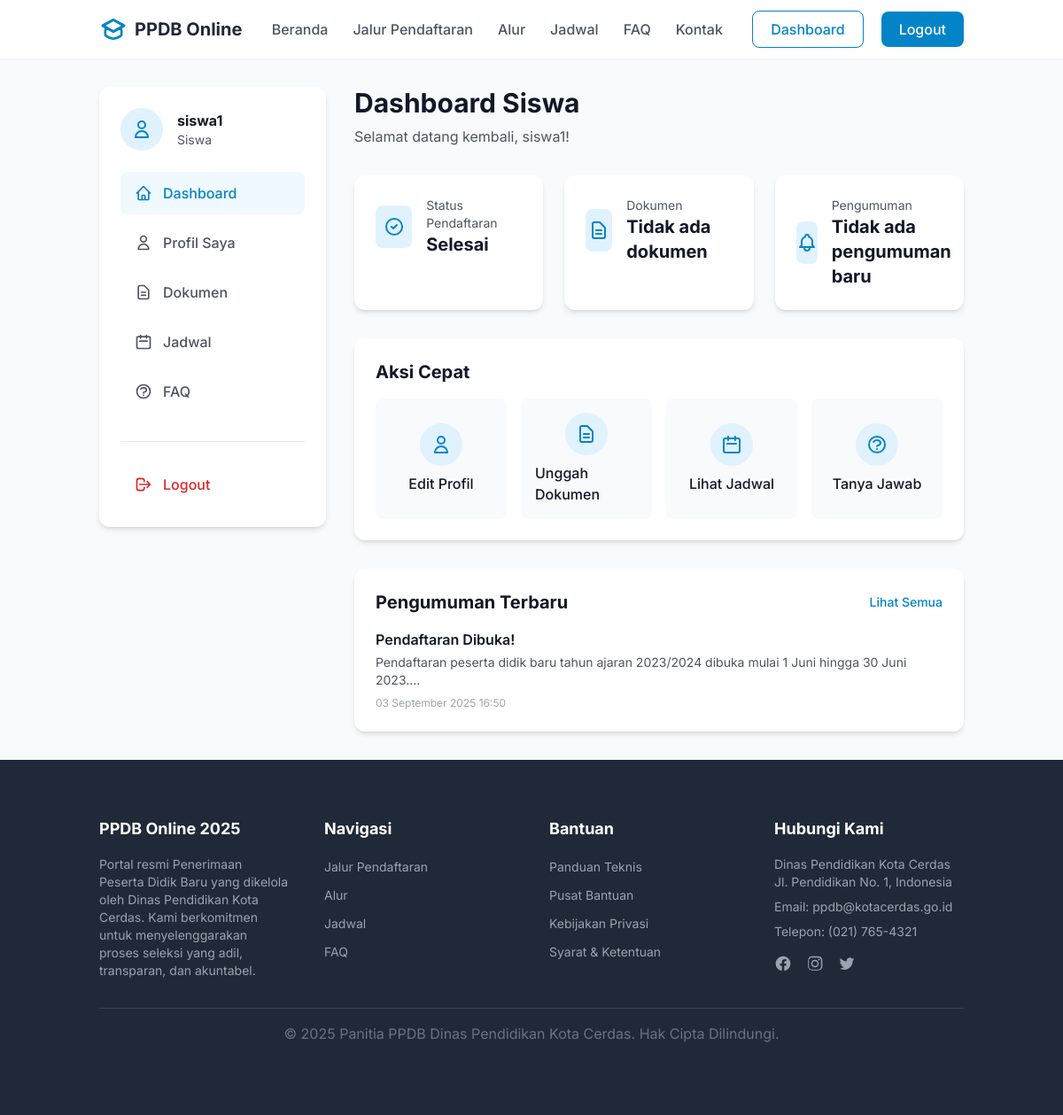
The app's page /dashboard_siswa.php (signed in) with its own data.
### tables this page shows
CREATE TABLE users (
    id INT AUTO_INCREMENT PRIMARY KEY,
    username VARCHAR(50) NOT NULL UNIQUE,
    password VARCHAR(255) NOT NULL,
    role ENUM('siswa', 'admin') NOT NULL,
    created_at TIMESTAMP DEFAULT CURRENT_TIMESTAMP
);

CREATE TABLE pengumuman (
    id INT AUTO_INCREMENT PRIMARY KEY,
    judul VARCHAR(100) NOT NULL,
    isi TEXT NOT NULL,
    tanggal TIMESTAMP DEFAULT CURRENT_TIMESTAMP
);

### lib/functions.php (called while the page is built, shortened)
<?php
function getUserData($user_id) {
    global $conn;
    $stmt = $conn->prepare("SELECT id, username, role FROM users WHERE id = ?");
    $stmt->bind_param("i", $user_id);
    $stmt->execute();
    $result = $stmt->get_result();
    if ($row = $result->fetch_assoc()) {
        return $row;
    }
    return false;
}
function getStudentStatistics($user_id) {
    global $conn;
    $stmt = $conn->prepare("SELECT COUNT(*) as count FROM calon_siswa WHERE user_id = ?");
    $stmt->bind_param("i", $user_id);
    $stmt->execute();
    $result = $stmt->get_result();
    $registration = $result->fetch_assoc();
    $stmt = $conn->prepare("SELECT COUNT(*) as total, SUM(CASE WHEN status_verifikasi = 'approved' THEN 1 ELSE 0 END) as approved FROM dokumen_siswa ds JOIN calon_siswa cs ON ds.calon_siswa_id = cs.id WHERE cs.user_id = ?");
    $stmt->bind_param("i", $user_id);
    $stmt->execute();
    $documents = $stmt->get_result()->fetch_assoc();
    return [
        'registration_status' => $registration['count'] > 0 ? 'Selesai' : 'Belum Selesai',
        'documents_status' => $documents['total'] > 0 ? $documents['approved'] . '/' . $documents['total'] . ' disetujui' : 'Tidak ada dokumen',
        'announcement_status' => 'Tidak ada pengumuman baru'
    ];
}
function getAnnouncements($limit = 5) {
    global $conn;
    $stmt = $conn->prepare("SELECT * FROM pengumuman ORDER BY tanggal DESC LIMIT ?");
    $stmt->bind_param("i", $limit);
    $stmt->execute();
    $result = $stmt->get_result();
    $announcements = [];
    while ($row = $result->fetch_assoc()) {
        $announcements[] = $row;
    }
    return $announcements;
}
?>

### dashboard_siswa.php (the view, shortened to what this page needs)
<?php
require_once 'config/database.php';
require_once 'lib/functions.php';
$user_id = $_SESSION['user_id'];
$user_data = getUserData($user_id);
$statistics = getStudentStatistics($user_id);
$announcements = getAnnouncements(5);
?>
<!DOCTYPE html>
<html lang="id" class="scroll-smooth">
<head>
    <script src="https://cdn.tailwindcss.com"></script>
</head>
<body class="bg-gray-50 text-gray-800">
    <?php include 'templates/partials/header_tailwind.php'; ?>
    <div class="container mx-auto px-6 py-8 flex flex-col md:flex-row gap-8">
        <aside class="w-full md:w-64 flex-shrink-0">
            <div class="bg-white rounded-xl shadow-md p-6 sticky top-24">
                <div class="flex items-center space-x-4 mb-6">
                    <div class="bg-sky-100 text-sky-600 rounded-full h-12 w-12 flex items-center justify-center">
                        <svg xmlns="http://www.w3.org/2000/svg" class="h-6 w-6" fill="none" viewBox="0 0 24 24" stroke="currentColor">
                            <path stroke-linecap="round" stroke-linejoin="round" stroke-width="2" d="M16 7a4 4 0 11-8 0 4 4 0 018 0zM12 14a7 7 0 00-7 7h14a7 7 0 00-7-7z" />
                        </svg>
                    </div>
                    <div>
                        <h3 class="font-bold text-gray-900"><?php echo htmlspecialchars($user_data['username']); ?></h3>
                        <p class="text-sm text-gray-600">Siswa</p>
                    </div>
                </div>
                <nav class="space-y-2">
                    <a href="dashboard_siswa.php" class="flex items-center space-x-3 bg-sky-50 text-sky-600 font-medium px-4 py-3 rounded-lg">
                        <span>Dashboard</span>
                    </a>
                    <a href="profile.php" class="flex items-center space-x-3 text-gray-600 hover:bg-gray-100 font-medium px-4 py-3 rounded-lg">
                        <svg xmlns="http://www.w3.org/2000/svg" class="h-5 w-5" fill="none" viewBox="0 0 24 24" stroke="currentColor">
                            <path stroke-linecap="round" stroke-linejoin="round" stroke-width="2" d="M16 7a4 4 0 11-8 0 4 4 0 018 0zM12 14a7 7 0 00-7 7h14a7 7 0 00-7-7z" />
                        </svg>
                        <span>Profil Saya</span>
                    </a>
                    <a href="documents.php" class="flex items-center space-x-3 text-gray-600 hover:bg-gray-100 font-medium px-4 py-3 rounded-lg">
                        <svg xmlns="http://www.w3.org/2000/svg" class="h-5 w-5" fill="none" viewBox="0 0 24 24" stroke="currentColor">
                            <path stroke-linecap="round" stroke-linejoin="round" stroke-width="2" d="M9 12h6m-6 4h6m2 5H7a2 2 0 01-2-2V5a2 2 0 012-2h5.586a1 1 0 01.707.293l5.414 5.414a1 1 0 01.293.707V19a2 2 0 01-2 2z" />
                        </svg>
                        <span>Dokumen</span>
                    </a>
                    <a href="jadwal.php" class="flex items-center space-x-3 text-gray-600 hover:bg-gray-100 font-medium px-4 py-3 rounded-lg">
                        <svg xmlns="http://www.w3.org/2000/svg" class="h-5 w-5" fill="none" viewBox="0 0 24 24" stroke="currentColor">
                            <path stroke-linecap="round" stroke-linejoin="round" stroke-width="2" d="M8 7V3m8 4V3m-9 8h10M5 21h14a2 2 0 002-2V7a2 2 0 00-2-2H5a2 2 0 00-2 2v12a2 2 0 002 2z" />
                        </svg>
                        <span>Jadwal</span>
                    </a>
                    <a href="faq.php" class="flex items-center space-x-3 text-gray-600 hover:bg-gray-100 font-medium px-4 py-3 rounded-lg">
                        <span>FAQ</span>
                    </a>
                </nav>
                <div class="mt-8 pt-6 border-t border-gray-200">
                    <a href="logout.php" class="flex items-center space-x-3 text-red-600 hover:bg-red-50 font-medium px-4 py-3 rounded-lg">
                        <svg xmlns="http://www.w3.org/2000/svg" class="h-5 w-5" fill="none" viewBox="0 0 24 24" stroke="currentColor">
                            <path stroke-linecap="round" stroke-linejoin="round" stroke-width="2" d="M17 16l4-4m0 0l-4-4m4 4H7m6 4v1a3 3 0 01-3 3H6a3 3 0 01-3-3V7a3 3 0 013-3h4a3 3 0 013 3v1" />
                        </svg>
                        <span>Logout</span>
                    </a>
                </div>
            </div>
        </aside>
        <main class="flex-1">
            <div class="mb-8">
                <h1 class="text-3xl font-bold text-gray-900">Dashboard Siswa</h1>
                <p class="text-gray-600 mt-2">Selamat datang kembali, <?php echo htmlspecialchars($user_data['username']); ?>!</p>
            </div>
            <div class="grid grid-cols-1 md:grid-cols-3 gap-6 mb-8">
                <div class="bg-white rounded-xl shadow-md p-6">
                    <div class="flex items-center">
                        <div class="bg-sky-100 text-sky-600 rounded-lg h-12 w-12 flex items-center justify-center">
                            <svg xmlns="http://www.w3.org/2000/svg" class="h-6 w-6" fill="none" viewBox="0 0 24 24" stroke="currentColor">
                                <path stroke-linecap="round" stroke-linejoin="round" stroke-width="2" d="M9 12l2 2 4-4m6 2a9 9 0 11-18 0 9 9 0 0118 0z" />
                            </svg>
                        </div>
                        <div class="ml-4">
                            <p class="text-sm text-gray-600">Status Pendaftaran</p>
                            <p class="text-xl font-bold text-gray-900"><?php echo $statistics['registration_status']; ?></p>
                        </div>
                    </div>
                </div>
                <div class="bg-white rounded-xl shadow-md p-6">
                    <div class="flex items-center">
                        <div class="bg-sky-100 text-sky-600 rounded-lg h-12 w-12 flex items-center justify-center">
                            <svg xmlns="http://www.w3.org/2000/svg" class="h-6 w-6" fill="none" viewBox="0 0 24 24" stroke="currentColor">
                                <path stroke-linecap="round" stroke-linejoin="round" stroke-width="2" d="M9 12h6m-6 4h6m2 5H7a2 2 0 01-2-2V5a2 2 0 012-2h5.586a1 1 0 01.707.293l5.414 5.414a1 1 0 01.293.707V19a2 2 0 01-2 2z" />
                            </svg>
                        </div>
                        <div class="ml-4">
                            <p class="text-sm text-gray-600">Dokumen</p>
                            <p class="text-xl font-bold text-gray-900"><?php echo $statistics['documents_status']; ?></p>
                        </div>
                    </div>
                </div>
                <div class="bg-white rounded-xl shadow-md p-6">
                    <div class="flex items-center">
                        <div class="bg-sky-100 text-sky-600 rounded-lg h-12 w-12 flex items-center justify-center">
                        </div>
                        <div class="ml-4">
                            <p class="text-sm text-gray-600">Pengumuman</p>
                            <p class="text-xl font-bold text-gray-900"><?php echo $statistics['announcement_status']; ?></p>
                        </div>
                    </div>
                </div>
            </div>
            <div class="bg-white rounded-xl shadow-md p-6 mb-8">
                <h2 class="text-xl font-bold text-gray-900 mb-4">Aksi Cepat</h2>
                <div class="grid grid-cols-1 md:grid-cols-2 lg:grid-cols-4 gap-4">
                    <a href="profile.php" class="flex flex-col items-center justify-center p-4 bg-gray-50 rounded-lg hover:bg-sky-50 transition">
                        <div class="bg-sky-100 text-sky-600 rounded-full h-12 w-12 flex items-center justify-center mb-2">
                            <svg xmlns="http://www.w3.org/2000/svg" class="h-6 w-6" fill="none" viewBox="0 0 24 24" stroke="currentColor">
                                <path stroke-linecap="round" stroke-linejoin="round" stroke-width="2" d="M16 7a4 4 0 11-8 0 4 4 0 018 0zM12 14a7 7 0 00-7 7h14a7 7 0 00-7-7z" />
                            </svg>
                        </div>
                        <span class="font-medium text-gray-900">Edit Profil</span>
                    </a>
                    <a href="documents.php" class="flex flex-col items-center justify-center p-4 bg-gray-50 rounded-lg hover:bg-sky-50 transition">
                        <div class="bg-sky-100 text-sky-600 rounded-full h-12 w-12 flex items-center justify-center mb-2">
                            <svg xmlns="http://www.w3.org/2000/svg" class="h-6 w-6" fill="none" viewBox="0 0 24 24" stroke="currentColor">
                                <path stroke-linecap="round" stroke-linejoin="round" stroke-width="2" d="M9 12h6m-6 4h6m2 5H7a2 2 0 01-2-2V5a2 2 0 012-2h5.586a1 1 0 01.707.293l5.414 5.414a1 1 0 01.293.707V19a2 2 0 01-2 2z" />
                            </svg>
                        </div>
                        <span class="font-medium text-gray-900">Unggah Dokumen</span>
                    </a>
                    <a href="jadwal.php" class="flex flex-col items-center justify-center p-4 bg-gray-50 rounded-lg hover:bg-sky-50 transition">
                        <div class="bg-sky-100 text-sky-600 rounded-full h-12 w-12 flex items-center justify-center mb-2">
                            <svg xmlns="http://www.w3.org/2000/svg" class="h-6 w-6" fill="none" viewBox="0 0 24 24" stroke="currentColor">
                                <path stroke-linecap="round" stroke-linejoin="round" stroke-width="2" d="M8 7V3m8 4V3m-9 8h10M5 21h14a2 2 0 002-2V7a2 2 0 00-2-2H5a2 2 0 00-2 2v12a2 2 0 002 2z" />
                            </svg>
                        </div>
                        <span class="font-medium text-gray-900">Lihat Jadwal</span>
                    </a>
                    <a href="faq.php" class="flex flex-col items-center justify-center p-4 bg-gray-50 rounded-lg hover:bg-sky-50 transition">
                        <div class="bg-sky-100 text-sky-600 rounded-full h-12 w-12 flex items-center justify-center mb-2">
                        </div>
                        <span class="font-medium text-gray-900">Tanya Jawab</span>
                    </a>
                </div>
            </div>
            <div class="bg-white rounded-xl shadow-md p-6">
                <div class="flex justify-between items-center mb-4">
                    <h2 class="text-xl font-bold text-gray-900">Pengumuman Terbaru</h2>
                    <a href="announcements.php" class="text-sky-600 hover:text-sky-800 text-sm font-medium">Lihat Semua</a>
                </div>
                <?php if (count($announcements) > 0): ?>
                    <div class="space-y-4">
                        <?php foreach ($announcements as $announcement): ?>
                            <div class="border-b border-gray-200 pb-4 last:border-0 last:pb-0">
                                <h3 class="font-semibold text-gray-900"><?php echo htmlspecialchars($announcement['judul']); ?></h3>
                                <p class="text-gray-600 text-sm mt-1"><?php echo htmlspecialchars(substr($announcement['isi'], 0, 100)) . '...'; ?></p>
                                <p class="text-gray-400 text-xs mt-2"><?php echo date('d F Y H:i', strtotime($announcement['tanggal'])); ?></p>
                            </div>
                        <?php endforeach; ?>
                    </div>
                <?php endif; ?>
            </div>
        </main>
    </div>
    <?php include 'templates/partials/footer_tailwind.php'; ?>
</body>
</html>

### dashboard_siswa.php (style rules this page uses)
body { font-family: 'Inter', sans-serif; }

### templates/partials/header_tailwind.php (style rules this page uses)
body { font-family: 'Inter', sans-serif; }

### records on screen
users: username "siswa1"
pengumuman: judul "Pendaftaran Dibuka!", isi "Pendaftaran peserta didik baru tahun ajaran 2023/2024 dibuka mulai 1 Juni hingga 30 Juni 2023.", tanggal "03 September 2025 16:50"

### other values on screen
$statistics['registration_status'] "Selesai"
$statistics['documents_status'] "Tidak ada dokumen"
$statistics['announcement_status'] "Tidak ada pengumuman baru"
